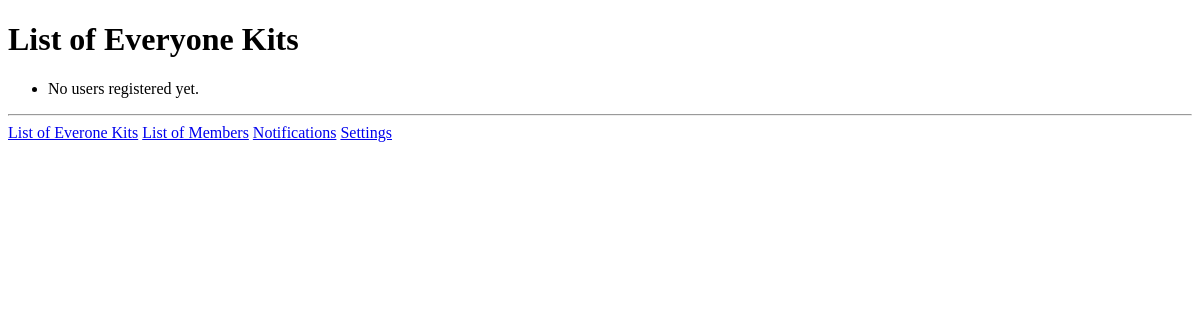
Before: /home/ with the older database file.
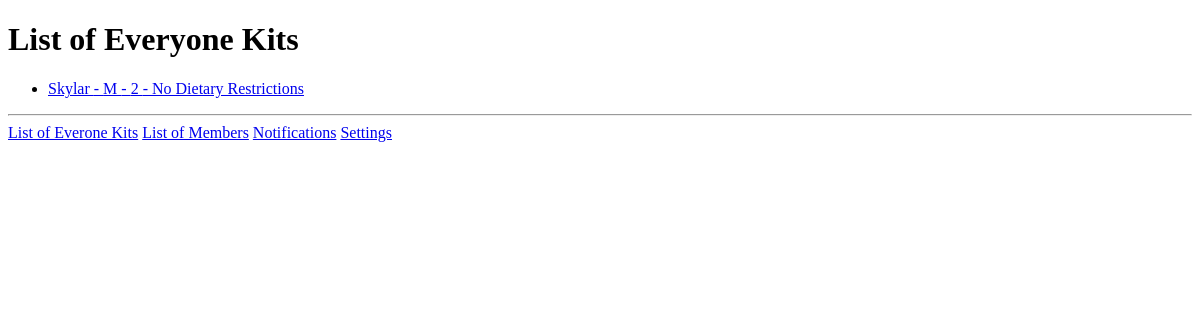
After: the same page with the newer database file.
### managerkit/models.py (models this page shows, shortened)
class User(models.Model):
    MALE = 'M'
    FEMALE = 'F'
    NONBINARY = 'N'
    TRANS = 'T'
    OTHER = 'O'
    SEX_CHOICES = [
        (MALE, 'Male'),
        (FEMALE, 'Female'),
        (NONBINARY, 'Non-binary'),
        (TRANS, 'Trans'),
        (OTHER, 'Other'),
    ]
    RELATIONSHIP_CHOICES = [
        ('Father', 'Father'),
        ('Mother', 'Mother'),
        ('Husband', 'Husband'),
        ('Wife', 'Wife'),
        ('Son', 'Son'),
        ('Daughter', 'Daughter'),
        ('Brother', 'Brother'),
        ('Sister', 'Sister'),
        ('Cousin (male)', 'Cousin (male)'),
        ('Cousin (female)', 'Cousin (female)'),
        ('Nephew', 'Nephew'),
        ('Niece', 'Niece'),
        ('Grandfather', 'Grandfather'),
        ('Grandmother', 'Grandmother'),
        ('Grandson', 'Grandson'),
        ('Granddaughter', 'Granddaugher'),
        ('Other', 'Other'),
    ]
    DIETARY_RESTRICTION_CHOICES = [
        ('No Dietary Restrictions', 'No Restrictions'),
        ('FODMAP', 'FODMAP'),
        ('Gluten Free', 'Gluten Free'),
        ('Lactose Free', 'Lactose Free'),
        ('Nut Free', 'Nut Free'),
        ('Vegan', 'Vegan'),
        ('Vegetarian', 'Vegetarian'),
        ('Other', 'Other'),
    ]
    MEDICAL_CONDITIONS_CHOICES = [
        ('No Medical Conditions', 'No Conditions'),
        ('Asthma', 'Asthma'),
        ('Diabetes', 'Diabetes'),
        ('Hypertension', 'Hypertension'),
        ('Allergies', 'Allergies'),
        ('Other', 'Other'),
    ]
    DISABILITY_CHOICES = [
        ('Disable', 'Disable'),
        ('Non-disable', 'Non-disable'),
    ]
    name = models.CharField(max_length=100, null=False, blank=False)
    email = models.EmailField(max_length=254, null=False, blank=False)
    sex = models.CharField(max_length=1, choices=SEX_CHOICES, null=False, blank=False)
    age = models.PositiveIntegerField(validators=[MaxValueValidator(99, message=_("Age must be below 100"))], null=False, blank=False)
    relationship = models.TextField(choices=RELATIONSHIP_CHOICES, null=False, blank=False)
    dietary_restrictions = models.TextField(choices=DIETARY_RESTRICTION_CHOICES, null=False, blank=False)
    medical_conditions = models.TextField(choices=MEDICAL_CONDITIONS_CHOICES, null=False, blank=False)
    disability = models.TextField(choices=DISABILITY_CHOICES, null=False, blank=False)

### managerkit/views.py (the view)
# urls.py: path('home/', views.home, name='home'), # everyone's kit
def home(request):
    users = User.objects.all()
    return render(request, 'home.html', {'users': users})

### managerkit/templates/home.html (shortened to what this page needs)
<!DOCTYPE html>
<html lang="en">
<head>
</head>
<body>
    <h1>List of Everyone Kits</h1>
    <ul>
        {% for user in users %}
            <li> <a href="{% url 'kits_detail' user.id %}">{{ user.name }} - {{ user.sex }} - {{ user.age }} - {{ user.dietary_restrictions }}</li>
        {% empty %}
            <li>No users registered yet.</li>
        {% endfor %}
    </ul>
    <hr>
    <a href="{% url 'home' %}">List of Everone Kits</a>
    <a href="{% url 'manage_users' %}">List of Members</a>
    <a href="{% url 'notifications' %}">Notifications</a>
    <a href="{% url 'settings' %}">Settings</a>
</body>
</html>

Changed rows visible on the page:
added User: name "Skylar", sex "M", age "2", dietary_restrictions "No Dietary Restrictions"
Other visible differences:
text no longer shown: "No users registered yet."
